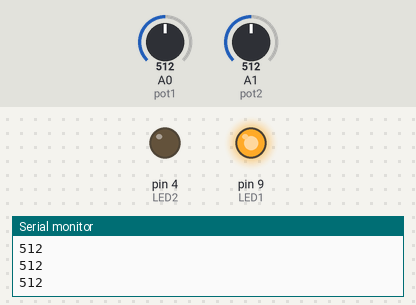
A sketch run on a simulated Arduino Uno, built with avr-gcc and run on an emulated ATmega328P. On the bench: output pins drawn as LEDs (lit = HIGH), the last lines printed to the serial monitor. Inputs (shaded band) come from the test bench; at power-on: A0 (pot1) = 512, A1 (pot2) = 512.

Above: at 1.2 s.
1.3 s: A0 (pot1) set to 500
At 1.9 s:
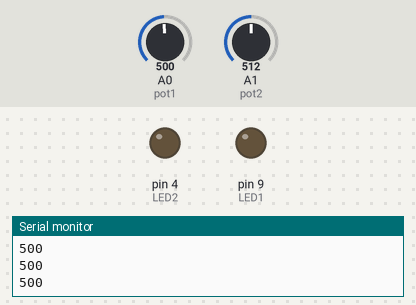
2.8 s: A0 (pot1) set to 306
At 3.2 s:
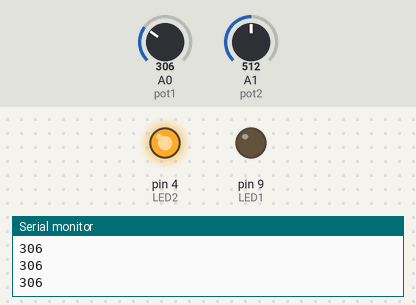
4.3 s: A0 (pot1) set to 510
At 5.5 s:
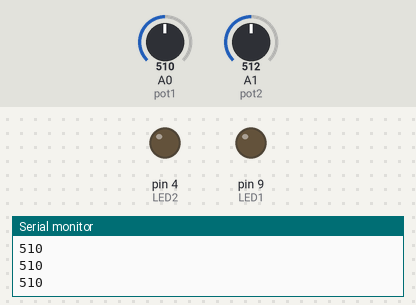
5.8 s: A0 (pot1) set to 490
At 6.7 s:
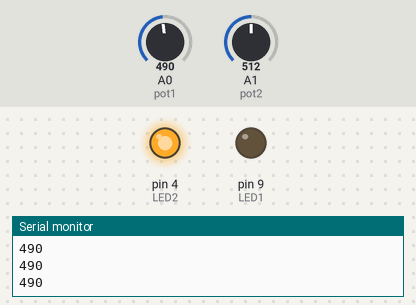
Timing chart, 0 to 8.3 s (numbered marks = the images above; inputs shaded):
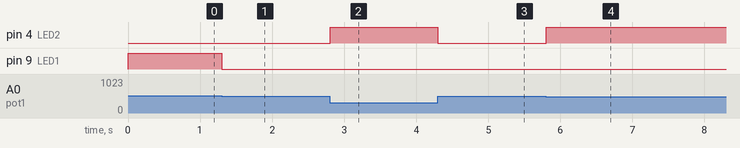

The sketch:

03.VariablesandConditionals.ino
```cpp
int pot1 = A0;
int pot2 = A1;
int potVal1;
int potVal2;
int LED1 = 9;
int LED2 = 4;

void setup() {
  pinMode(LED1, OUTPUT);
  pinMode(LED2, OUTPUT);
  Serial.begin(9600);
}

void loop() {
  potVal1 = analogRead(pot1);
  potVal2 = analogRead(pot2);
  if (potVal1 > 510 && potVal2 > 510) {
    digitalWrite(LED1, HIGH);
    digitalWrite(LED2, LOW);
  } else if (potVal1 < 500) {
    digitalWrite(LED2, HIGH);
    digitalWrite(LED1, LOW);
  } else {
    digitalWrite(LED1, LOW);
    digitalWrite(LED2, LOW);
  }
  Serial.println(potVal1);
  // Serial.println(potVal2);
}
```

Measured:
- the behaviour switches between 511 and 510 on A0 (pot1) (found by bisection; images 0 and 1)
- after the input at 1.3 s, pin 9 (LED1): HIGH → LOW at once
- after the input at 2.8 s, pin 4 (LED2): LOW → HIGH at once
- after the input at 4.3 s, pin 4 (LED2): HIGH → LOW at once
- after the input at 5.8 s, pin 4 (LED2): LOW → HIGH at once
